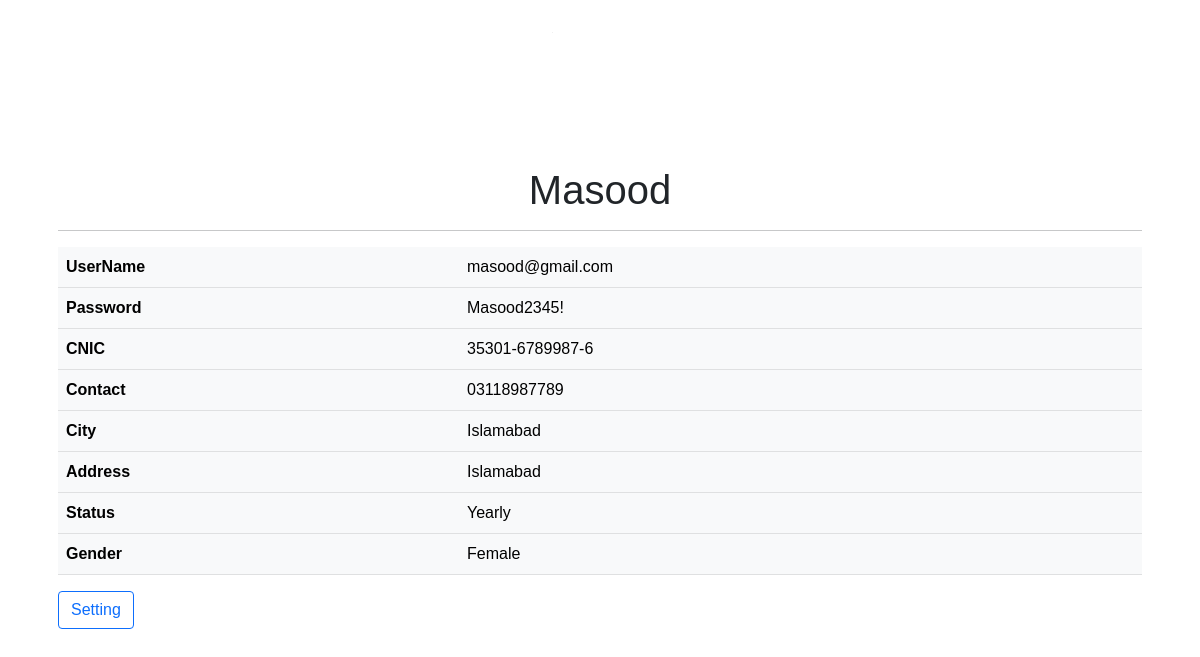
The page /donor/dashboard/adminprofile.php?r=2 (signed in) on the database its author committed.
### tables this page shows
CREATE TABLE `donors` (
  `d_id` int(11) NOT NULL,
  `d_name` varchar(200) NOT NULL,
  `d_username` varchar(200) NOT NULL,
  `d_password` varchar(200) NOT NULL,
  `d_cnic` varchar(200) NOT NULL,
  `d_contact` varchar(200) NOT NULL,
  `d_city` varchar(200) NOT NULL,
  `d_address` varchar(200) NOT NULL,
  `d_status` varchar(200) NOT NULL,
  `d_gender` varchar(200) NOT NULL
);

### donor/dashboard/adminprofile.php (the view, shortened to what this page needs)
<?php
include 'dbconnect.php';
$id=$_GET['r'];
$query="SELECT * FROM donors WHERE d_id='".$id."'";
$q=mysqli_query($con,$query);
$row=mysqli_fetch_array($q);
?>
<!DOCTYPE html>
<!DOCTYPE html>
<html lang="en">
<head>
    <link rel="stylesheet" href="../assets/css/bootstrap.min.css">
    <link rel="stylesheet" href="../assets/css/style.css">
    <link rel="stylesheet" href="https://cdnjs.cloudflare.com/ajax/libs/font-awesome/4.7.0/css/font-awesome.min.css">
</head>
<body>
    <div class="container">
        <div class="row">
            <div class="col">
            <div class="modal-body">
        <img src="../assets/img/p1.jpg" class="rounded mx-auto d-block rounded-circle" style="width: 150px; height: 150px;" alt="...">
        <h1 style="text-align: center;"><?php echo $row['d_name']?></h1>
        <hr>
        <table class="table table-light">
          <tbody>
            <tr>
              <th scope="col">UserName</th>
              <td><?php echo $row['d_username']?></td>
            </tr>
            <tr>
              <th scope="col">Password</th>
              <td><?php echo $row['d_password']?></td>
            </tr>
            <tr>
              <th scope="col">CNIC</th>
              <td><?php echo $row['d_cnic']?></td>
            </tr>
            <tr>
              <th scope="col">Contact</th>
              <td><?php echo $row['d_contact']?></td>
            </tr>
            <tr>
              <th scope="col">City</th>
              <td><?php echo $row['d_city']?></td>
            </tr>
            <tr>
              <th scope="col">Address</th>
              <td><?php echo $row['d_address']?></td>
            </tr>
            <tr>
              <th scope="col">Status</th>
              <td><?php echo $row['d_status']?></td>
            </tr>
            <tr>
              <th scope="col">Gender</th>
              <td><?php echo $row['d_gender']?></td>
            </tr>
          </tbody>
        </table>
        <a href="setting.php">
        <button class="btn btn-outline-primary">Setting</button>
      </a>
      </div>
            </div>
        </div>
    </div>
</body>
</html>

### donor/assets/css/style.css (style rules this page uses)
* { padding: 0%; margin: 0%; font-family: sans-serif; }
a { text-decoration: none; color: black; cursor: pointer; }

### rows shown on the page
donors: d_name "Masood", d_username "masood@gmail.com", d_password "Masood2345!", d_cnic "35301-6789987-6", d_contact "03118987789", d_city "Islamabad", d_address "Islamabad", d_status "Yearly", d_gender "Female"
